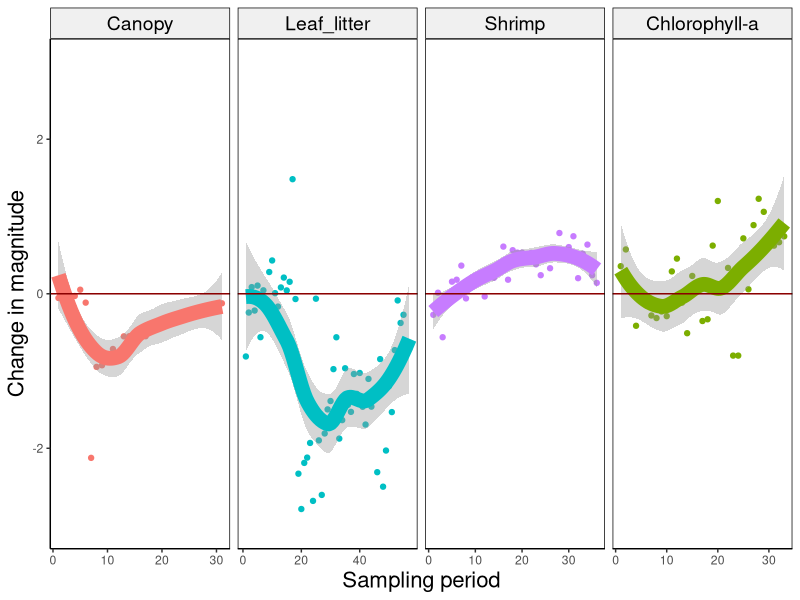
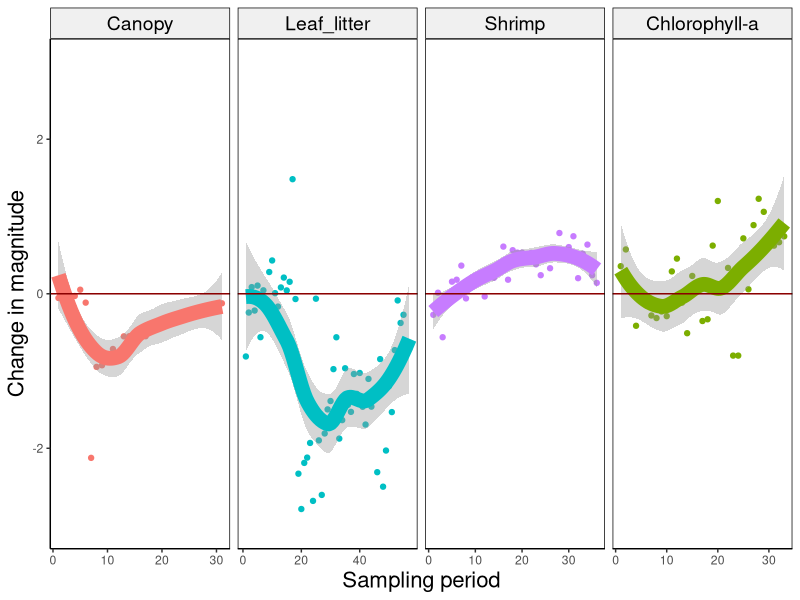

The R script that drew these images, in order: (Note: this script raises an error after producing the figures.)




#--------------------------------------------
# QPA regression
# 21 May 2020
#PEGF
#--------------------------------------------
#


library(modelr)
library(ggplot2)
library(dplyr)
library(patchwork)

QPAregression<- read.csv("00 QPA regressions.csv")
QPAregression

QPAregression$variable_f = factor(QPAregression$variable, levels=c('Canopy','Leaf_litter','Shrimp',
                                                                   'Chlorophyll-a','Macroinvertebrates'))

RegressionQPA <- ggplot(QPAregression, aes(Time, 
                                     value,
                                     color=variable)) + 
  #   annotate("rect", xmin = 0, xmax = 8, ymin = -Inf, ymax = Inf, alpha = 0.4, fill = "lightblue") +
  
  geom_point() +
  geom_smooth(se = T, size=5)  + 

  geom_hline(yintercept = 0, color="darkred") +

xlab('Sampling period') + ylab("Change in magnitude") + 
  theme(axis.title.x = element_text(size = 16, angle = 0)) +# axis x
  theme(axis.title.y = element_text(size = 16, angle = 90)) +
  
  ylim(-3,3) + 
#  annotate("text", x = 5, y = 2.5, label = "Increase",colour = "black", size = 6,angle = 90) +
#  annotate("text", x = 5, y = -2.5, label = "Decrease",colour = "black", size = 6,angle = 90) +
  
  #theme(legend.title=element_blank())+
  #theme(legend.text = element_text(size=20)) +
  theme(legend.position="none")+
  
  theme(panel.grid.major = element_blank(), panel.grid.minor = element_blank(),
        panel.background = element_blank(), axis.line = element_line(colour = "black")) +
  theme(panel.border = element_rect(colour = "black", fill=NA, size=0.5)) +
  
  theme(strip.text.x  = element_text(size = 14, colour = "black", angle = 0)) +
  theme(strip.background = element_rect(colour = "black", fill = "grey94")) +
  
  facet_grid(~ variable_f, scales="free_x")

RegressionQPA

RegressionQPA + ggsave("ResistanceQPA.jpeg", width=10, height=6,dpi=600)  
